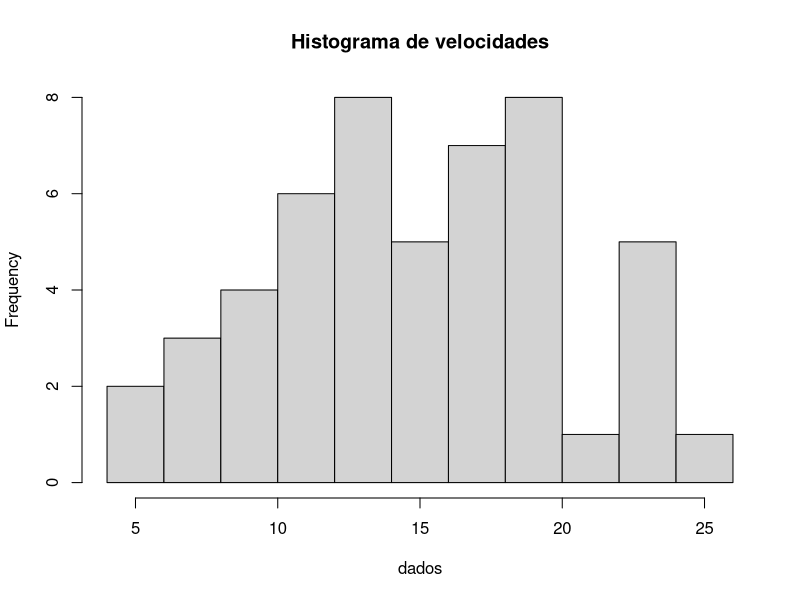
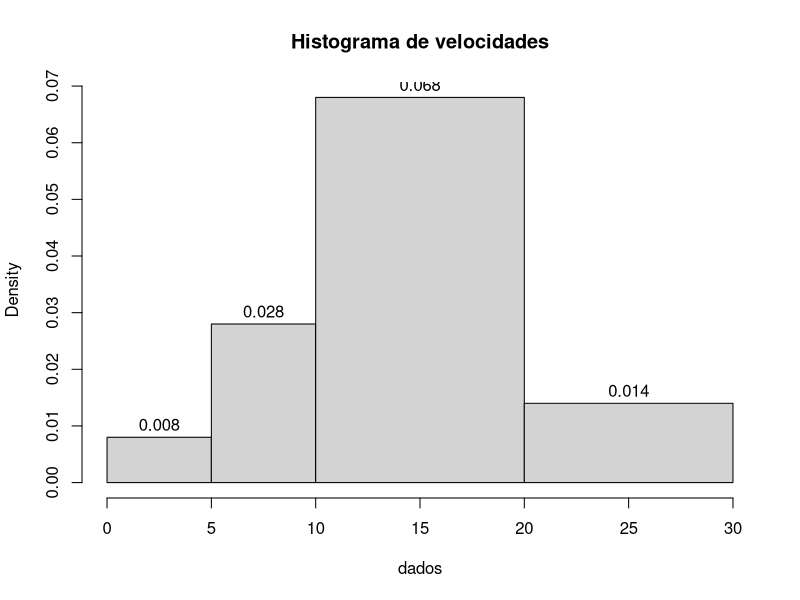
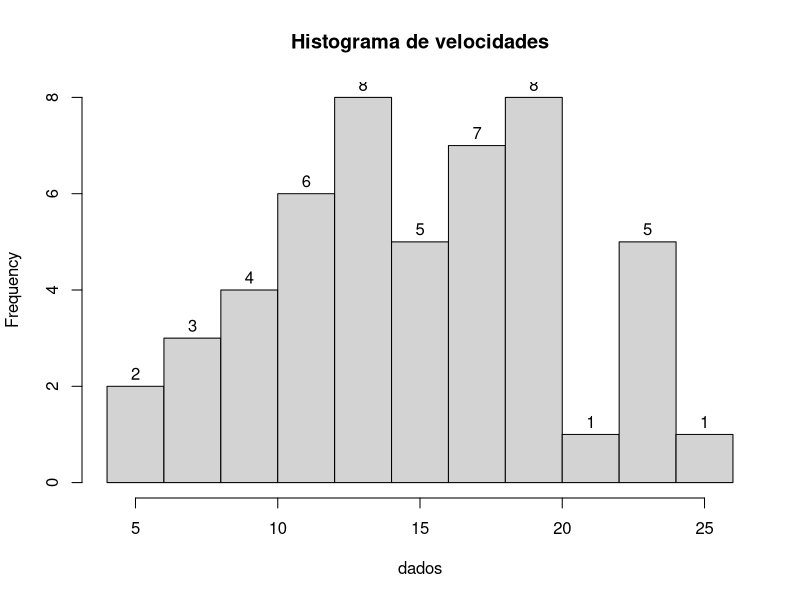
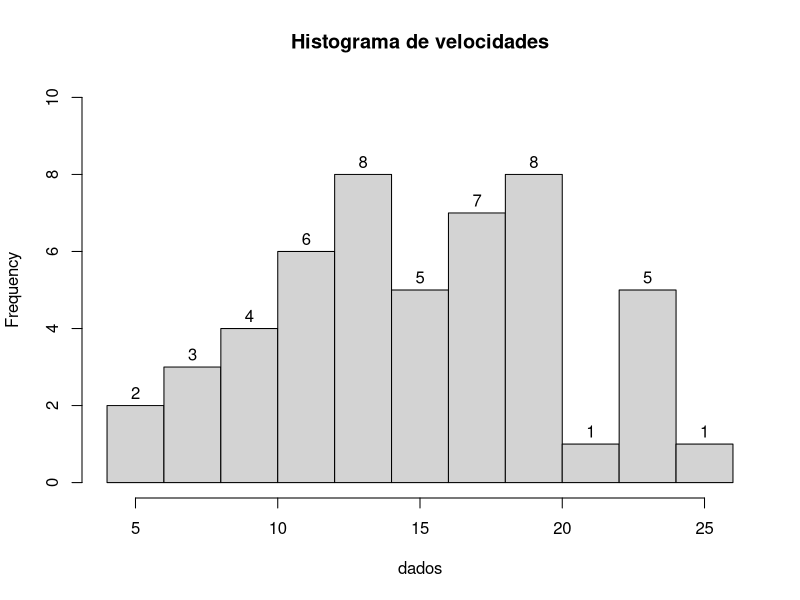
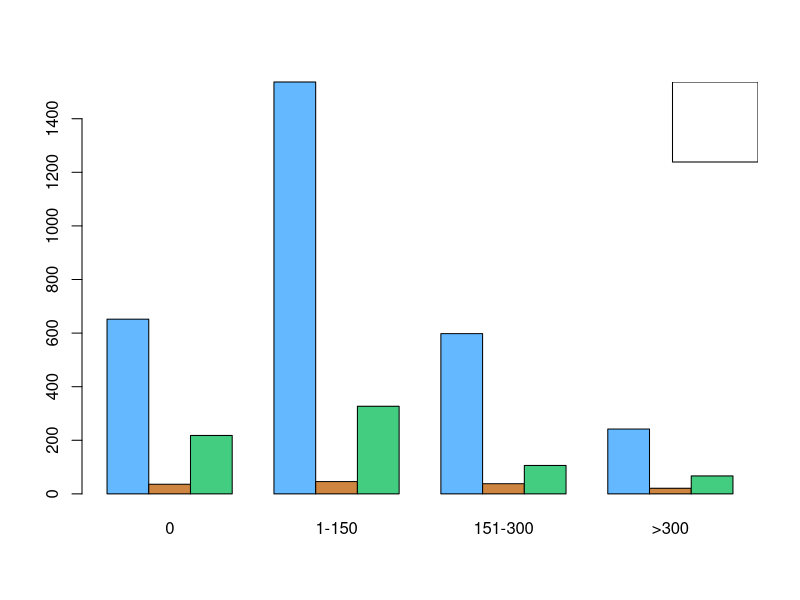

Here is the R script that generated these plots, in order: (Note: this script raises an error after producing the figures.)
getwd()

#gráficos

dados = cars$speed
hist(dados, breaks = 10,
     main = "Histograma de velocidades")

hist(dados, labels = TRUE, breaks = c(0,5,10,20,30),
     main = "Histograma de velocidades")

hist(dados, labels =T , breaks = 10, main = "Histograma de velocidades")

hist(dados, labels = TRUE,ylim = c(0,10), breaks = 10, main = "Histograma de velocidades")

View(dados)

#gráficos em barras

dados <- matrix(c(652,1537,598,242,36,46,38,21,218,327,106,67), nrow = 3, byrow = T)
colnames(dados) <- c("0", "1-150","151-300",">300")
rownames(dados) <- c("Jovem", "Adulto", "Idoso")

View(dados)

#==============================================================================

barplot(dados, beside = TRUE,
        col = c("steelblue1","tan3","seagreen3"))

View(iris)

legend("topright", pch=0.2,
       col = c(steelblue1,tan3,"seagreen3"),
       legend = c("Jovem","Adulto","Idoso"))
#==============================================================================

barplot(table(iris$Species,iris$Sepal.Length),
        col = c("steelblue1","tan3","seagreen3"),
        legend = c("setosa","versicolor","virginica"))

#gráfico em pizza

dados <- matrix(c(652,1537,598,242,36,46,38,21,218,327,106,67), nrow = 3, byrow = T)
colnames(dados) <- c("0", "1-150","151-300",">300")
rownames(dados) <- c("Jovem", "Adulto", "Idoso")



#criando as fatias
fatias = c(40,20,40)

#criando as labels
paises = c("Brasil", "Argentina", "Chile")

#concatenando 0
paises = paste(paises,fatias)

#concatenando %
paises = paste(paises,"%",sep="")
paises

pie(fatias, labels=paises,
    col = c("darksalmon","gainsboro","lemonchiffon4"),
    main = "Distribuição de Vendas")

#==============================================================================

#gráficos ggplot
install.packages("ggplot2")
library(ggplot2)
View(mpg)

ggplot(data=mpg)+
  geom_point(mapping = aes(x = displ, y = hwy,
                           alpha = class))

ggplot(data=mpg)+
  geom_point(mapping = aes(x = displ, y = hwy,
                           shape = class))

ggplot(data=mpg)+
  geom_point(mapping = aes(x = displ, y = hwy)) +
  facet_grid(drv ~cyl)


ggplot(data=mpg)+
  geom_smooth(mapping = aes(x = displ, y = hwy,
                            color = "red"),
              show.legend = FALSE)

ggplot(data=mpg)+
  geom_smooth(mapping = aes(x = displ, y = hwy,
                            linetype = drv))


ggplot(data=mpg)+
  geom_smooth(mapping = aes(x = displ, y = hwy,
                            color = drv),
              show.legend = FALSE)

ggplot(data=mpg)+
  geom_point(mapping = aes(x = displ, y = hwy,
                           color = class)) + 
  geom_smooth(mapping = aes(x = displ, y = hwy))

#==============================================================================

notas = c(6.4, 7.3, 9.8, 7.3, 7.9, 8.2, 9.1, 5.6, 8.5, 6.8) 

mean(notas)
median(notas)

moda = function(dados) {
  vetor = table(as.vector(dados))
  names(vetor)[vetor == max(vetor)]
}

tamanhos = c(38,38,36,37,36,36,40,39,36,35,36)
moda(tamanhos)

#==============================================================================

#medidas para verificar dispersão de elementos

Maq1 = c(181.9, 180.8, 181.9, 180.2, 181.4)
Maq2 = c(180.1, 181.8, 181.5, 181.2, 182.4)
Maq3 = c(182.1, 183.7, 182.1, 180.2, 181.9)
mean(Maq1)
mean(Maq2)
mean(Maq3)

sd(Maq1)
sd(Maq2)
sd(Maq3)

var(Maq1)
var(Maq2)
var(Maq3)

#==============================================================================

#amplitude

diff(c(min(tamanhos), max(tamanhos)))
range(tamanhos)
diff(range(tamanhos))

#==============================================================================
#saber o porcentual dos dados
num_fichas = c(54, 55, 56, 57, 58, 59, 60, 61, 62, 63)
quantile(num_fichas)

quantile(num_fichas, .10)
quantile(num_fichas, c(.80))
quantile(num_fichas, .98)
quantile(num_fichas, c(.80, .90))

#==============================================================================
#coeficiente de variação

# Nike ==> Valor médio da ação = $55.62 / desvio padrão = $5.10
# Adidas ==> Valor médio da ação = $24.86 / desvio padrão = $3.60

CV_Nike = (5.10/55.62)*100
CV_Adidas = (3.60/24.86)*100

CV_Nike
CV_Adidas

#==============================================================================
#coeficiente de assimetria

#permite dizer se uma determinada distribuição é assimétrica ou não

dados = c(18, 20, 20, 21, 22, 24, 25, 25, 26, 27, 29, 29, 
          30, 30, 31, 31, 32, 33, 34, 35, 36, 36, 37, 37, 
          37, 37, 38, 38, 38, 40, 41, 43, 44, 44, 45, 45, 
          45, 46, 47, 48, 49, 50, 51, 53, 54, 54, 56, 58, 62, 65)

hist(dados, main = "Número de Acidentes Diários", xlab = "Acidentes", ylab = "Frequência")

install.packages("e1071")
library(e1071)
resultado = skewness(dados)
resultado